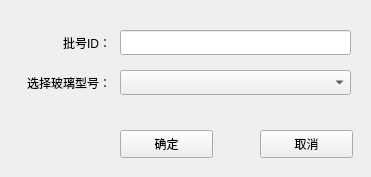
<?xml version="1.0" encoding="UTF-8"?>
<ui version="4.0">
 <class>BatchCreateDialog</class>
 <widget class="QWidget" name="BatchCreateDialog">
  <property name="geometry">
   <rect>
    <x>0</x>
    <y>0</y>
    <width>371</width>
    <height>177</height>
   </rect>
  </property>
  <property name="windowTitle">
   <string>创建批号</string>
  </property>
  <widget class="QPushButton" name="okBtn">
   <property name="geometry">
    <rect>
     <x>120</x>
     <y>130</y>
     <width>93</width>
     <height>28</height>
    </rect>
   </property>
   <property name="text">
    <string>确定</string>
   </property>
  </widget>
  <widget class="QPushButton" name="cancelBtn">
   <property name="geometry">
    <rect>
     <x>260</x>
     <y>130</y>
     <width>93</width>
     <height>28</height>
    </rect>
   </property>
   <property name="text">
    <string>取消</string>
   </property>
  </widget>
  <widget class="QLabel" name="label_55">
   <property name="geometry">
    <rect>
     <x>20</x>
     <y>30</y>
     <width>91</width>
     <height>25</height>
    </rect>
   </property>
   <property name="text">
    <string>批号ID：</string>
   </property>
   <property name="alignment">
    <set>Qt::AlignRight|Qt::AlignTrailing|Qt::AlignVCenter</set>
   </property>
  </widget>
  <widget class="QLineEdit" name="id_edit">
   <property name="geometry">
    <rect>
     <x>120</x>
     <y>30</y>
     <width>231</width>
     <height>25</height>
    </rect>
   </property>
   <property name="readOnly">
    <bool>false</bool>
   </property>
  </widget>
  <widget class="QLabel" name="label_56">
   <property name="geometry">
    <rect>
     <x>20</x>
     <y>70</y>
     <width>91</width>
     <height>25</height>
    </rect>
   </property>
   <property name="text">
    <string>选择玻璃型号：</string>
   </property>
   <property name="alignment">
    <set>Qt::AlignRight|Qt::AlignTrailing|Qt::AlignVCenter</set>
   </property>
  </widget>
  <widget class="QComboBox" name="selectBox">
   <property name="geometry">
    <rect>
     <x>120</x>
     <y>70</y>
     <width>231</width>
     <height>25</height>
    </rect>
   </property>
  </widget>
 </widget>
 <resources/>
 <connections/>
</ui>
